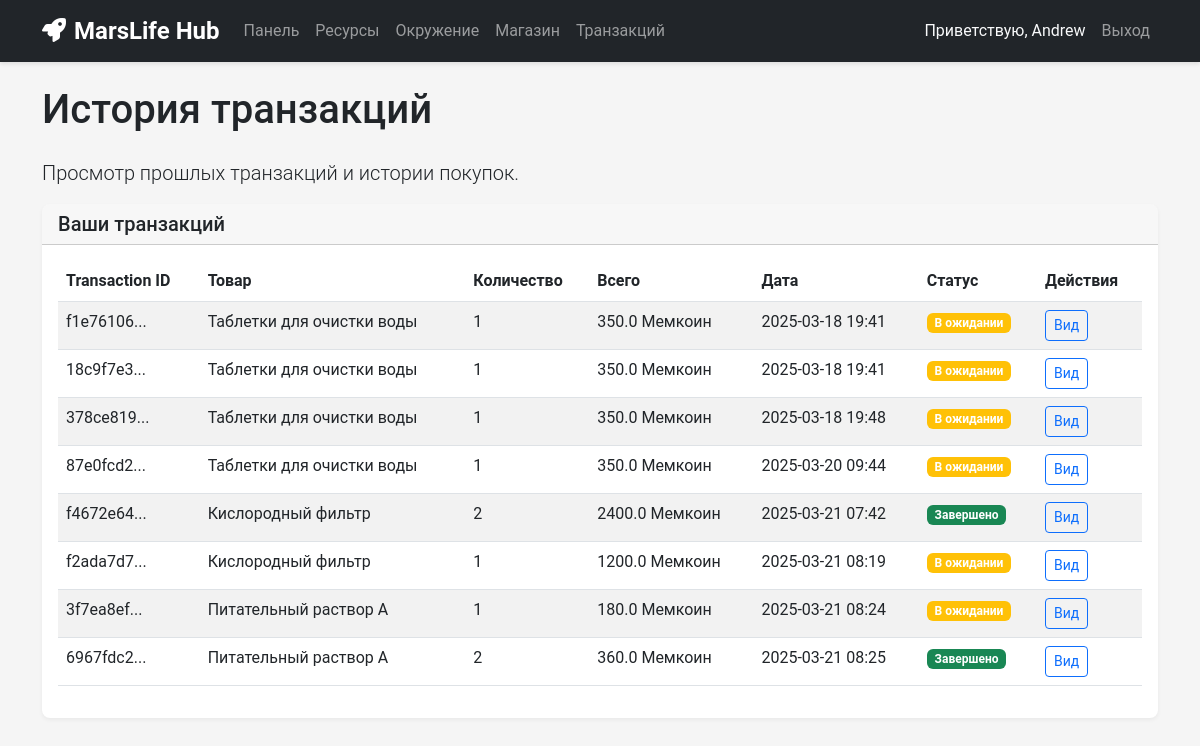
The app's page /transactions (signed in) with its own data.
### app.py (models this page shows)
class Transaction(db.Model):
    id = db.Column(db.Integer, primary_key=True)
    user_id = db.Column(db.Integer, db.ForeignKey('user.id'), nullable=False)
    product_id = db.Column(db.Integer, db.ForeignKey('product.id'), nullable=False)
    quantity = db.Column(db.Integer, nullable=False)
    total_price = db.Column(db.Float, nullable=False)
    transaction_date = db.Column(db.DateTime, default=datetime.utcnow)
    transaction_id = db.Column(db.String(50), unique=True)
    status = db.Column(db.String(20), default='pending')

class Product(db.Model):
    id = db.Column(db.Integer, primary_key=True)
    name = db.Column(db.String(100), nullable=False)
    description = db.Column(db.Text)
    price = db.Column(db.Float, nullable=False)
    stock = db.Column(db.Integer, nullable=False)
    category = db.Column(db.String(50))
    image = db.Column(db.String(200))

### app.py (the view)
@app.route('/transactions')
def transactions():
    if 'user_id' not in session:
        return redirect(url_for('login'))
    user_transactions = Transaction.query.filter_by(user_id=session['user_id']).all()
    products = {}
    for transaction in user_transactions:
        product = Product.query.get(transaction.product_id)
        products[transaction.product_id] = product.name if product else "Unknown Product"
    return render_template('transactions.html', transactions=user_transactions, products=products)

### templates/transactions.html (shortened to what this page needs)
{% extends 'base.html' %}
{% block content %}
<div class="row">
    <div class="col-12">
        <h1 class="mb-4">История транзакций</h1>
        <p class="lead">Просмотр прошлых транзакций и истории покупок.</p>
    </div>
</div>
<div class="row">
    <div class="col-12">
        <div class="card">
            <div class="card-header">
                <h5 class="mb-0">Ваши транзакций</h5>
            </div>
            <div class="card-body">
                {% if transactions %}
                <div class="table-responsive">
                    <table class="table table-striped">
                        <thead>
                            <tr>
                                <th>Transaction ID</th>
                                <th>Товар</th>
                                <th>Количество</th>
                                <th>Всего</th>
                                <th>Дата</th>
                                <th>Статус</th>
                                <th>Действия</th>
                            </tr>
                        </thead>
                        <tbody>
                            {% for transaction in transactions %}
                            <tr>
                                <td>{{ transaction.transaction_id[:8] }}...</td>
                                <td>{{ products[transaction.product_id] }}</td>
                                <td>{{ transaction.quantity }}</td>
                                <td>{{ transaction.total_price }} Мемкоин</td>
                                <td>{{ transaction.transaction_date.strftime('%Y-%m-%d %H:%M') }}</td>
                                <td>
                                    {% if transaction.status == 'completed' %}
                                    <span class="badge bg-success">Завершено</span>
                                    {% elif transaction.status == 'pending' %}
                                    <span class="badge bg-warning">В ожидании</span>
                                    {% else %}
                                    <span class="badge bg-secondary">{{ transaction.status }}</span>
                                    {% endif %}
                                </td>
                                <td>
                                    <a href="{{ url_for('payment_success', transaction_id=transaction.transaction_id) }}" class="btn btn-sm btn-outline-primary">Вид</a>
                                </td>
                            </tr>
                            {% endfor %}
                        </tbody>
                    </table>
                </div>
                {% else %}
                <div class="alert alert-info">
                    <p>У вас еще нет транзакций.</p>
                    <a href="{{ url_for('store') }}" class="btn btn-primary">Вернуться к покупкам</a>
                </div>
                {% endif %}
            </div>
        </div>
    </div>
</div>
{% endblock %}

### static/css/style.css (style rules this page uses)
body { background-color: #f5f5f5; font-family: 'Roboto', sans-serif; }
.card { box-shadow: 0 2px 4px rgba(0, 0, 0, 0.05); border-radius: 8px; border: none; margin-bottom: 20px; }
.card-header { border-radius: 8px 8px 0 0 !important; font-weight: 600; }

### records on screen
Transaction: status "В ожидании"
Product: name "Таблетки для очистки воды"
Transaction: status "В ожидании"
Transaction: status "В ожидании"
Transaction: status "В ожидании"
Transaction: status "Завершено"
Product: name "Кислородный фильтр"
Transaction: status "В ожидании"
Transaction: status "В ожидании"
Product: name "Питательный раствор А"
Transaction: status "Завершено"

### other values on screen
{{ session['username'] }} "Andrew"
